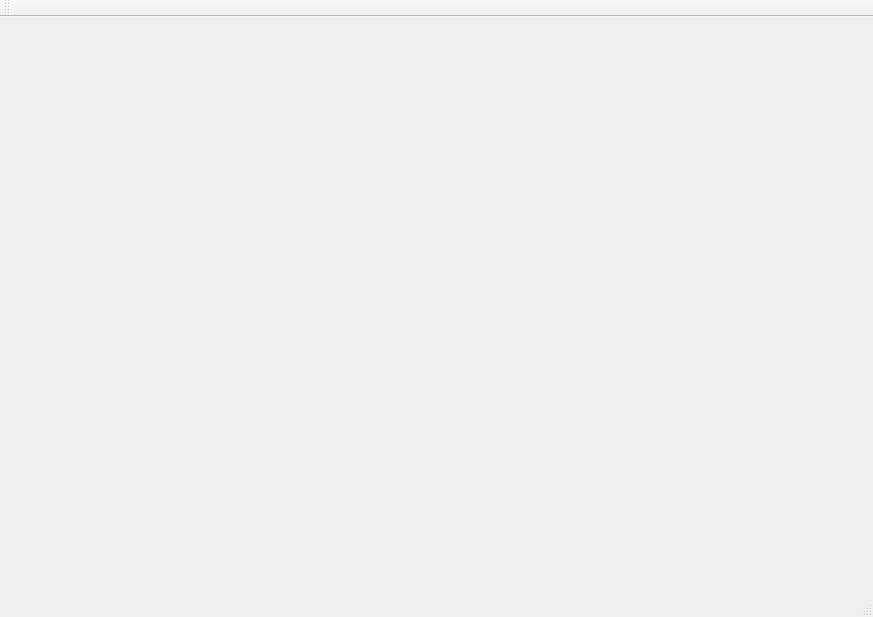
<?xml version="1.0" encoding="UTF-8"?>
<ui version="4.0">
 <class>MainWindow</class>
 <widget class="QMainWindow" name="MainWindow">
  <property name="geometry">
   <rect>
    <x>0</x>
    <y>0</y>
    <width>873</width>
    <height>617</height>
   </rect>
  </property>
  <property name="windowTitle">
   <string>MainWindow</string>
  </property>
  <widget class="QWidget" name="centralWidget"/>
  <widget class="QMenuBar" name="menuBar">
   <property name="geometry">
    <rect>
     <x>0</x>
     <y>0</y>
     <width>873</width>
     <height>25</height>
    </rect>
   </property>
  </widget>
  <widget class="QToolBar" name="mainToolBar">
   <attribute name="toolBarArea">
    <enum>TopToolBarArea</enum>
   </attribute>
   <attribute name="toolBarBreak">
    <bool>false</bool>
   </attribute>
  </widget>
  <widget class="QStatusBar" name="statusBar"/>
 </widget>
 <layoutdefault spacing="6" margin="11"/>
 <resources/>
 <connections/>
</ui>
